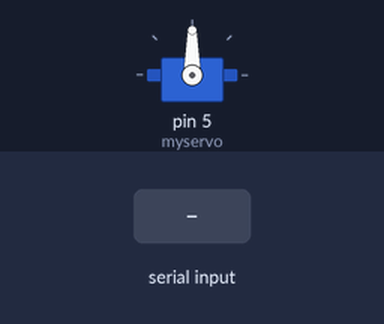
Recording of a sketch running on a simulated Arduino Uno, built with avr-gcc and run on an emulated ATmega328P. Shown: servo. The inputs (shaded band) are chosen by the test bench. What the sketch prints to the serial monitor is not drawn.

Above: at 0.1 s.
At 4.2 s:
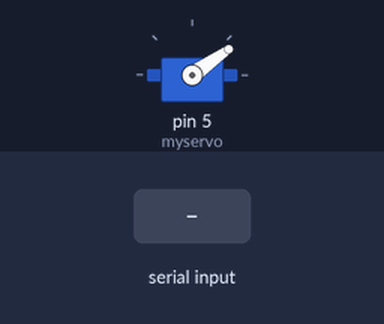
4.3 s: "1\n" received over the second serial link
At 5.02 s:
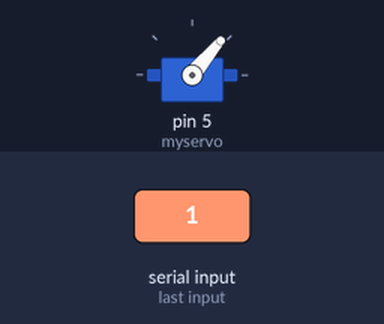
Timing chart, 0 to 16.3 s (numbered marks = the images above; inputs shaded):
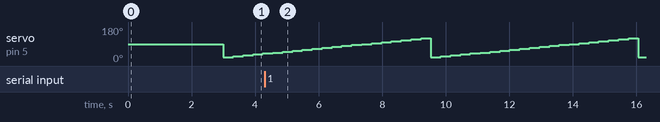

Measured:
- by itself, servo on pin 5 (myservo): ramps from 20° to 120° and jumps back, once every 6.5 s

The sketch:

Tourelle.ino
```cpp
#include <SoftwareSerial.h>
#include <Servo.h>

Servo myservo;  // create servo object to control a servo
SoftwareSerial Laser(8,9); //RX TX (vert = 9 ; blanc = 8)

char c;
boolean passe = true;
long chrono = 0;
int i = 20;

void setup() {
  Serial.begin(19200);
  myservo.attach(5);  // attaches the servo on pin 5 to the servo object
  Laser.begin(19200);
  delay(3000);
  Serial.println("Arduino 1 : je suis pret a recevoir/emmettre");
}

void loop(){
 /*dans ce loop, on va effectuer la demande de mesure avec le char F
 puis attendre minimum 0,310 secondes, et récuper les char avec le while*/
 if(millis()-chrono>310){
    if(Laser.available() && !passe){
      while( c != '\n'){
        c=Laser.read();
        Serial.print(c);
      }
      c = ' ';
      passe = true;
    }

  myservo.write(i);
  Serial.print(i);
  Serial.print(";");
  if(i>=120){
    i=20;
   }else{
     i=i+5;
   }

    if(passe){
      Laser.print('F');
      passe = false;
    }
 chrono=millis();
 }
}
```
